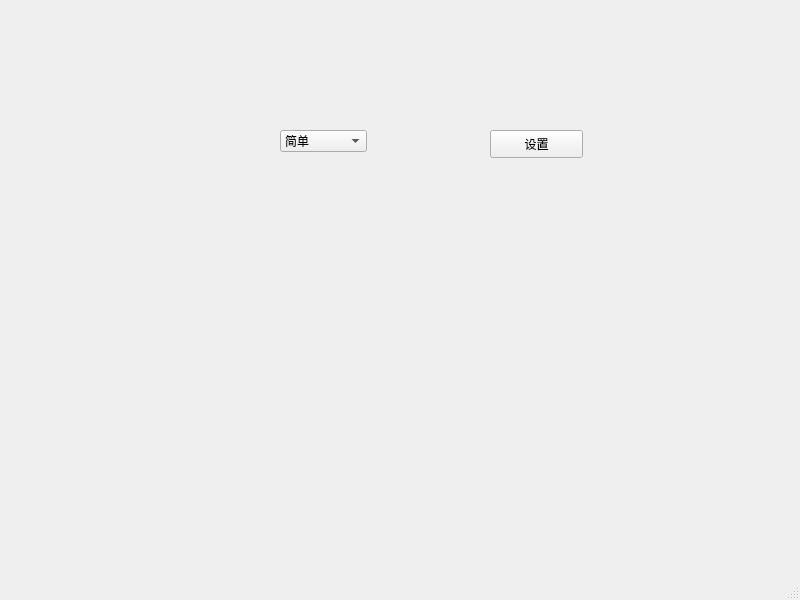
<?xml version="1.0" encoding="UTF-8"?>
<ui version="4.0">
 <class>MainWindow</class>
 <widget class="QMainWindow" name="MainWindow">
  <property name="geometry">
   <rect>
    <x>0</x>
    <y>0</y>
    <width>800</width>
    <height>600</height>
   </rect>
  </property>
  <property name="windowTitle">
   <string>MainWindow</string>
  </property>
  <widget class="QWidget" name="centralwidget">
   <widget class="QPushButton" name="pushButton">
    <property name="geometry">
     <rect>
      <x>490</x>
      <y>130</y>
      <width>93</width>
      <height>28</height>
     </rect>
    </property>
    <property name="text">
     <string>设置</string>
    </property>
   </widget>
   <widget class="QComboBox" name="comboBox">
    <property name="geometry">
     <rect>
      <x>280</x>
      <y>130</y>
      <width>87</width>
      <height>22</height>
     </rect>
    </property>
    <item>
     <property name="text">
      <string>简单</string>
     </property>
    </item>
    <item>
     <property name="text">
      <string>困难</string>
     </property>
    </item>
   </widget>
  </widget>
  <widget class="QMenuBar" name="menubar">
   <property name="geometry">
    <rect>
     <x>0</x>
     <y>0</y>
     <width>800</width>
     <height>26</height>
    </rect>
   </property>
  </widget>
  <widget class="QStatusBar" name="statusbar"/>
 </widget>
 <resources/>
 <connections>
  <connection>
   <sender>pushButton</sender>
   <signal>clicked()</signal>
   <receiver>MainWindow</receiver>
   <slot>setvalue()</slot>
   <hints>
    <hint type="sourcelabel">
     <x>535</x>
     <y>173</y>
    </hint>
    <hint type="destinationlabel">
     <x>617</x>
     <y>240</y>
    </hint>
   </hints>
  </connection>
 </connections>
 <slots>
  <slot>setvalue()</slot>
 </slots>
</ui>
